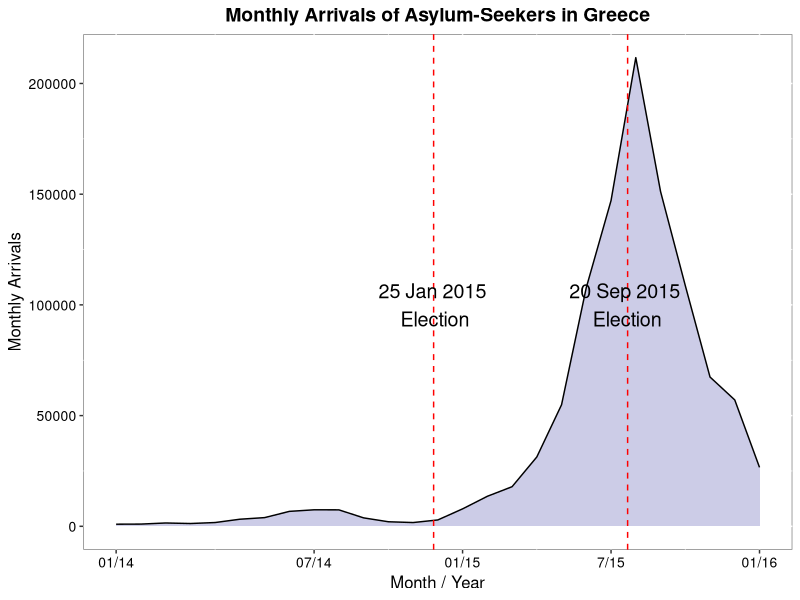

This chart was generated by the following R code:
###############################
#Uncomment to install packages#
###############################


#install.packages("foreign")
#install.packages("ggplot2")
#install.packages("gridExtra")

library(foreign)
library(ggplot2)
library(gridExtra)

setwd("/path/to/replication/directory/")


rm(list = ls())




###########
#Figure 1b#
###########




# MONTHLY ARRIVALS GREECE

d <- read.dta("fig1.dta")


sp <- ggplot(d, aes(x=monthID, y=number)) 
sp + geom_area(fill="darkblue", alpha=.2) +
  geom_line()  + 
  labs(title = "Monthly Arrivals of Asylum-Seekers in Greece") +
  ylab("Monthly Arrivals") +
  scale_x_continuous(name="Month / Year",breaks = c(1,9,15,21,27), labels = c("01/14", "07/14", "01/15", "7/15", "01/16")) +
  xlab("")+
  geom_vline(xintercept = 13.83, linetype = "dashed",colour="red") +
  geom_vline(xintercept = 21.67, linetype = "dashed",colour="red") +
  annotate("text", x = 13.78, y = 100000, label = "25 Jan 2015\n Election", size=5) +
  annotate("text", x = 21.55, y = 100000, label = "20 Sep 2015\n Election", size=5) +
  theme(panel.background = element_rect(fill = "white", colour = "grey50"), 
        axis.title.x = element_text(size = 12), axis.title.y = element_text(size = 12), 
        axis.text.x = element_text(size = 10),axis.text.y = element_text(size = 10),
        legend.title = element_text(size =9), legend.text = element_text(size = 7) , 
        plot.title = element_text(face="bold", size=14, hjust = 0.5),
        axis.text=element_text(size=10,color="black"),
        axis.title=element_text(size=12,color="black")) 
ggsave("MonthlyArrivals_GreeceRD.pdf", width = 24, height = 14, units = "cm")
